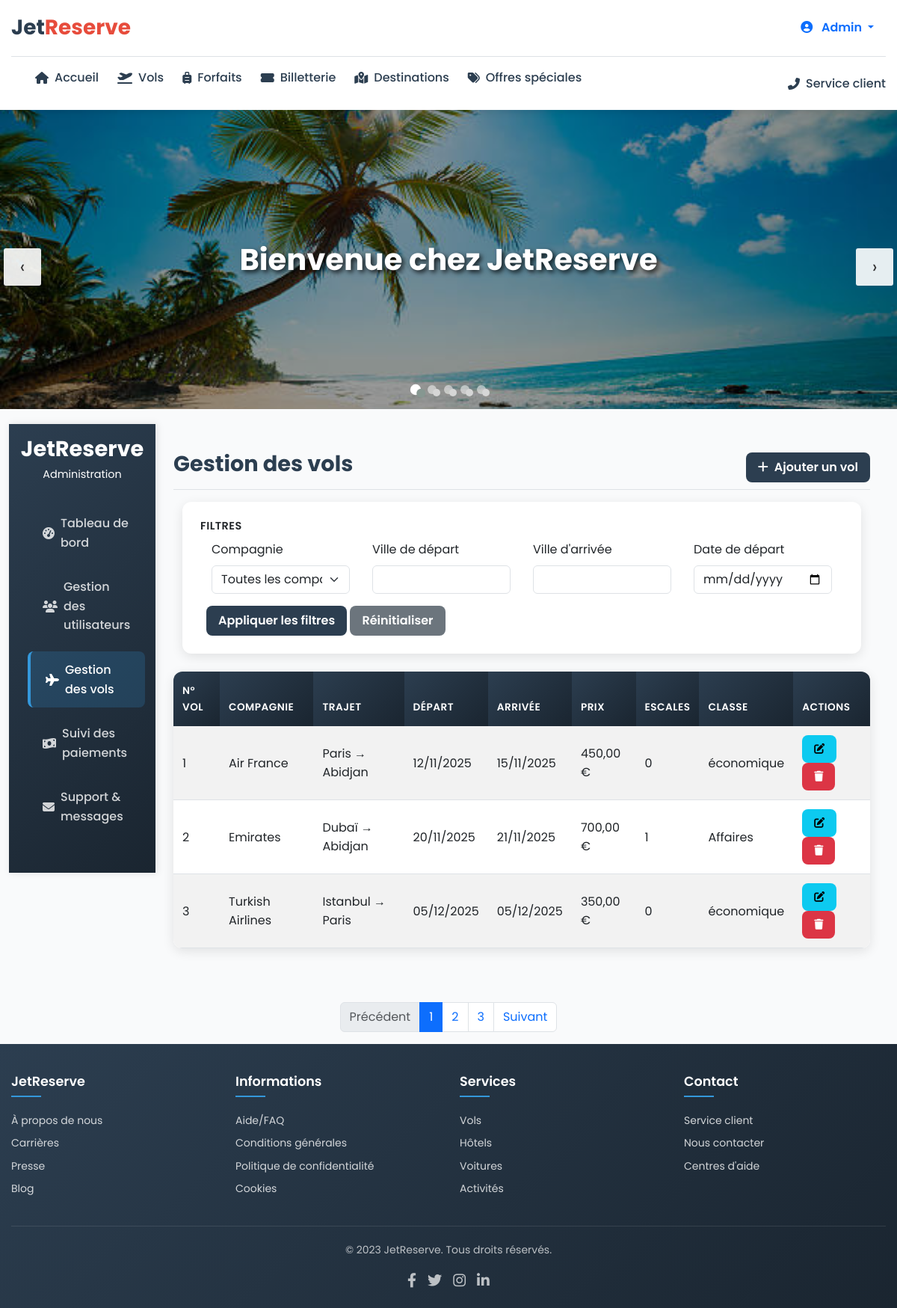
Screenshot of /admin/vol.php with the database file from the repository.
### tables this page shows
CREATE TABLE IF NOT EXISTS `vols` (
  `id_vol` int(11) NOT NULL AUTO_INCREMENT,
  `id_compagnie` int(11) NOT NULL,
  `depart` varchar(50) NOT NULL,
  `arrivee` varchar(50) NOT NULL,
  `date_depart` datetime NOT NULL,
  `date_arrivee` datetime NOT NULL,
  `prix` decimal(10,2) NOT NULL,
  `escales` int(11) DEFAULT '0',
  `classe` enum('économique','affaires','première') DEFAULT 'économique',
  PRIMARY KEY (`id_vol`),
  KEY `id_compagnie` (`id_compagnie`)
);

CREATE TABLE IF NOT EXISTS `compagnies` (
  `id_compagnie` int(11) NOT NULL AUTO_INCREMENT,
  `nom_compagnie` varchar(100) NOT NULL,
  `code_compagnie` varchar(10) NOT NULL,
  PRIMARY KEY (`id_compagnie`),
  UNIQUE KEY `code_compagnie` (`code_compagnie`)
);

### admin/vol.php (the view, shortened to what this page needs)
<?php
require_once '../includes/connexion.php';
$stmt = $bdd->query("SELECT v.*, c.nom_compagnie
                     FROM vols v
                     INNER JOIN compagnies c ON v.id_compagnie = c.id_compagnie
                     ORDER BY v.date_depart");
$vols = $stmt->fetchAll(PDO::FETCH_ASSOC);
?>
<!DOCTYPE html>
<html lang="fr">
<head>
    <link rel="stylesheet" href="https://cdnjs.cloudflare.com/ajax/libs/font-awesome/6.4.0/css/all.min.css">
    <link rel="stylesheet" href="https://cdnjs.cloudflare.com/ajax/libs/OwlCarousel2/2.3.4/assets/owl.carousel.min.css">
    <link rel="stylesheet" href="https://cdnjs.cloudflare.com/ajax/libs/OwlCarousel2/2.3.4/assets/owl.theme.default.min.css">
    <link rel="stylesheet" href="https://cdnjs.cloudflare.com/ajax/libs/font-awesome/6.4.0/css/all.min.css">
    <link href="https://cdn.jsdelivr.net/npm/bootstrap@5.3.0/dist/css/bootstrap.min.css" rel="stylesheet">
    <link rel="stylesheet" href="style2.css">
</head>
<body>
    <header>
        <div class="container">
            <div class="header-top">
                <a href="../index.php" class="logo">Jet<span>Reserve</span></a>
                <div class="auth-buttons">
            <div class="dropdown">
                <button class="btn btn-outline-primary dropdown-toggle" type="button" data-bs-toggle="dropdown" aria-expanded="false">
                    <i class="fas fa-user-circle me-2"></i>
                    <?php echo $_SESSION['prenom'] ?? 'Admin'; ?>
                </button>
            </div>
        </div>
    </div>
            <nav class="nav-menu">
                <ul class="nav-links">
                    <li><a href="../index.php"><i class="fas fa-home"></i> Accueil</a></li>
                    <li><a href="#"><i class="fas fa-plane-departure"></i> Vols</a></li>
                    <li><a href="#"><i class="fas fa-suitcase-rolling"></i> Forfaits</a></li>
                    <li><a href="#"><i class="fas fa-ticket-alt"></i> Billetterie</a></li>
                    <li><a href="#"><i class="fas fa-map-marked-alt"></i> Destinations</a></li>
                    <li><a href="#"><i class="fas fa-tags"></i> Offres spéciales</a></li>
                </ul>
                <div class="contact-info">
                    <a href="#"><i class="fas fa-phone-alt"></i> Service client</a>
                </div>
            </nav>
        </div>
    </header>
    <div class="main-banner-container">
        <div class="main-banner owl-carousel owl-theme">
            <div class="item banner-1">
                <div class="header-text">
                    <h2>Bienvenue chez JetReserve</h2>
                </div>
            </div>
        </div>
    </div>
    <div class="container-fluid">
        <div class="row">
            <nav id="sidebar" class="col-md-3 col-lg-2 d-md-block bg-dark sidebar collapse">
                <div class="position-sticky pt-3">
                    <div class="text-center mb-4">
                        <h2 class="text-white">JetReserve</h2>
                        <p class="text-white">Administration</p>
                    </div>
                    <ul class="nav flex-column">
                        <li class="nav-item">
                            <a class="nav-link" href="index1.php">
                                <i class="fas fa-tachometer-alt me-2"></i>
                                Tableau de bord
                            </a>
                        </li>
                        <li class="nav-item">
                            <a class="nav-link" href="utilisateurs.php">
                                <i class="fas fa-users me-2"></i>
                                Gestion des utilisateurs
                            </a>
                        </li>
                        <li class="nav-item">
                            <a class="nav-link active" href="vol.php">
                                <i class="fas fa-plane me-2"></i>
                                Gestion des vols
                            </a>
                        </li>
                        <li class="nav-item">
                            <a class="nav-link" href="paiements.php">
                                <i class="fas fa-money-bill-wave me-2"></i>
                                Suivi des paiements
                            </a>
                        </li>
                        <li class="nav-item">
                            <a class="nav-link" href="messages.php">
                                <i class="fas fa-envelope me-2"></i>
                                Support & messages
                            </a>
                        </li>
                    </ul>
                </div>
            </nav>
            <main class="col-md-9 ms-sm-auto col-lg-10 px-md-4">
                <div class="d-flex justify-content-between flex-wrap flex-md-nowrap align-items-center pt-3 pb-2 mb-3 border-bottom">
                    <h1 class="h2">Gestion des vols</h1>
                    <div class="btn-toolbar mb-2 mb-md-0">
                        <button type="button" class="btn btn-primary" data-bs-toggle="modal" data-bs-target="#ajouterVolModal">
                            <i class="fas fa-plus me-2"></i>Ajouter un vol
                        </button>
                    </div>
                </div>
                <div class="row mb-4">
                    <div class="col-md-12">
                        <div class="card">
                            <div class="card-body">
                                <h5 class="card-title">Filtres</h5>
                                <form class="row g-3">
                                    <div class="col-md-3">
                                    <label for="filtreCompagnie" class="form-label">Compagnie</label>
                                    <select class="form-select" id="filtreCompagnie">
                                        <option value="">Toutes les compagnies</option>
                                    </select>
                                    </div>
                                    <div class="col-md-3">
                                        <label for="filtreDepart" class="form-label">Ville de départ</label>
                                        <input type="text" class="form-control" id="filtreDepart">
                                    </div>
                                    <div class="col-md-3">
                                        <label for="filtreArrivee" class="form-label">Ville d'arrivée</label>
                                        <input type="text" class="form-control" id="filtreArrivee">
                                    </div>
                                    <div class="col-md-3">
                                        <label for="filtreDate" class="form-label">Date de départ</label>
                                        <input type="date" class="form-control" id="filtreDate">
                                    </div>
                                    <div class="col-12 mt-3">
                                        <button type="button" class="btn btn-primary" id="appliquerFiltres">Appliquer les filtres</button>
                                        <button type="button" class="btn btn-secondary" id="reinitialiserFiltres">Réinitialiser</button>
                                    </div>
                                </form>
                            </div>
                        </div>
                    </div>
                </div>
                <div class="table-responsive">
                    <table class="table table-striped table-hover">
                        <thead>
                            <tr>
                                <th>N° Vol</th>
                                <th>Compagnie</th>
                                <th>Trajet</th>
                                <th>Départ</th>
                                <th>Arrivée</th>
                                <th>Prix</th>
                                <th>Escales</th>
                                <th>Classe</th>
                                <th>Actions</th>
                            </tr>
                        </thead>
                     <tbody>
                      <?php foreach ($vols as $vol): ?>
                        <tr>
                          <td><?= $vol['id_vol']; ?></td>
                          <td><?= htmlspecialchars($vol['nom_compagnie']); ?></td>
                          <td><?= htmlspecialchars($vol['depart'] . ' → ' . $vol['arrivee']); ?></td>
                          <td><?= date('d/m/Y', strtotime($vol['date_depart'])); ?></td>
                         <td><?= date('d/m/Y', strtotime($vol['date_arrivee'])); ?></td>
                         <td><?= number_format($vol['prix'], 2, ',', ' ') ?> €</td>
                         <td><?= $vol['escales']; ?></td>
                         <td><?= ucfirst($vol['classe']); ?></td>
                         <td>
                         <button type="button" class="btn btn-sm btn-info" data-bs-toggle="modal"
                            data-bs-target="#modifierVolModal<?= $vol['id_vol']; ?>">
                           <i class="fas fa-edit"></i>
                          </button>
                          <button type="button" class="btn btn-sm btn-danger" data-bs-toggle="modal"
                             data-bs-target="#supprimerVolModal<?= $vol['id_vol']; ?>">
                             <i class="fas fa-trash"></i>
                          </button>
                         </td>
                        </tr>
                      <?php endforeach; ?>
                      </tbody>
                    </table>
                </div>
                </div>
                <nav aria-label="Page navigation">
                    <ul class="pagination justify-content-center">
                        <li class="page-item disabled">
                            <a class="page-link" href="#" tabindex="-1" aria-disabled="true">Précédent</a>
                        </li>
                        <li class="page-item active"><a class="page-link" href="#">1</a></li>
                        <li class="page-item"><a class="page-link" href="#">2</a></li>
                        <li class="page-item"><a class="page-link" href="#">3</a></li>
                        <li class="page-item">
                            <a class="page-link" href="#">Suivant</a>
                        </li>
                    </ul>
                </nav>
        </div>
    <footer>
        <div class="container">
            <div class="footer-grid">
                <div class="footer-column">
                    <h4>JetReserve</h4>
                    <ul class="footer-links">
                        <li><a href="#">À propos de nous</a></li>
                        <li><a href="#">Carrières</a></li>
                        <li><a href="#">Presse</a></li>
                        <li><a href="#">Blog</a></li>
                    </ul>
                </div>
                <div class="footer-column">
                    <h4>Informations</h4>
                    <ul class="footer-links">
                        <li><a href="#">Aide/FAQ</a></li>
                        <li><a href="#">Conditions générales</a></li>
                        <li><a href="#">Politique de confidentialité</a></li>
                        <li><a href="#">Cookies</a></li>
                    </ul>
                </div>
                <div class="footer-column">
                    <h4>Services</h4>
                    <ul class="footer-links">
                        <li><a href="#">Vols</a></li>
                        <li><a href="#">Hôtels</a></li>
                        <li><a href="#">Voitures</a></li>
                        <li><a href="#">Activités</a></li>
                    </ul>
                </div>
                <div class="footer-column">
                    <h4>Contact</h4>
                    <ul class="footer-links">
                        <li><a href="#">Service client</a></li>
                        <li><a href="#">Nous contacter</a></li>
                        <li><a href="#">Centres d'aide</a></li>
                    </ul>
                </div>
            </div>
            <div class="footer-bottom">
                <p>&copy; 2023 JetReserve. Tous droits réservés.</p>
                <div class="social-icons">
                    <a href="#"><i class="fab fa-facebook-f"></i></a>
                    <a href="#"><i class="fab fa-twitter"></i></a>
                    <a href="#"><i class="fab fa-instagram"></i></a>
                    <a href="#"><i class="fab fa-linkedin-in"></i></a>
                </div>
            </div>
        </div>
    </footer>
</body>
</html>

### rows the page displays
vols: id_vol "1", id_compagnie.nom_compagnie "Air France", depart+arrivee "Paris → Abidjan", date_depart "12/11/2025", date_arrivee "15/11/2025", prix "450,00", escales "0", classe "économique"
vols: id_vol "2", id_compagnie.nom_compagnie "Emirates", depart+arrivee "Dubaï → Abidjan", date_depart "20/11/2025", date_arrivee "21/11/2025", prix "700,00", escales "1", classe "Affaires"
vols: id_vol "3", id_compagnie.nom_compagnie "Turkish Airlines", depart+arrivee "Istanbul → Paris", date_depart "05/12/2025", date_arrivee "05/12/2025", prix "350,00", escales "0", classe "économique"

### other values shown
$_SESSION['prenom'] "Admin"
